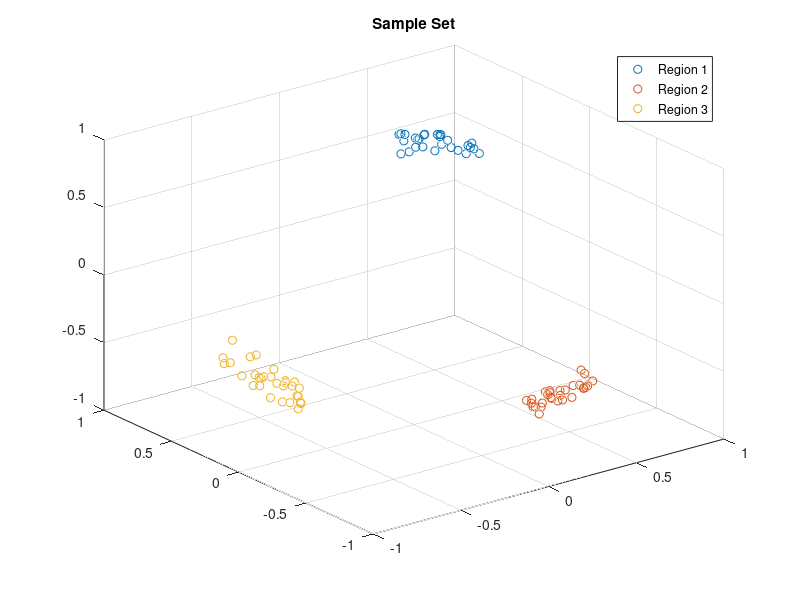
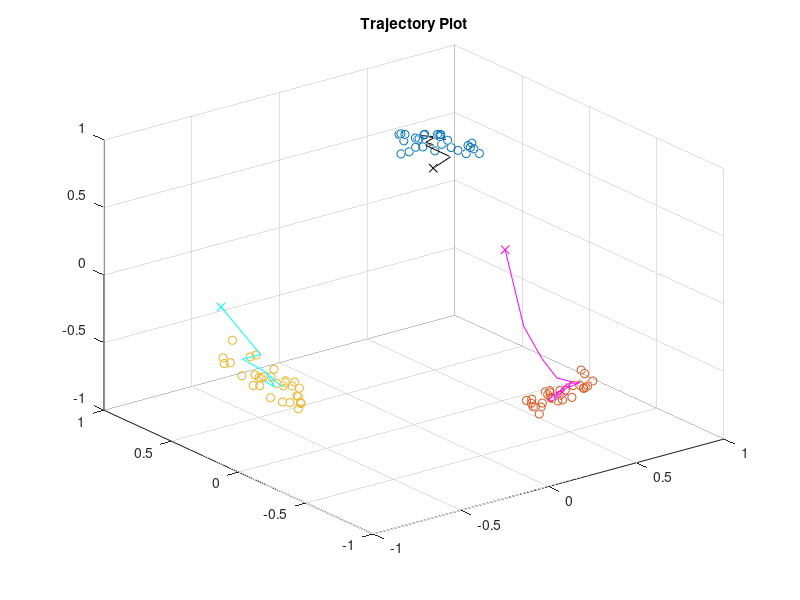

Write MATLAB code to recreate these figures, in order.
%Sezen Perçin - 2018401000
%Winner Takes All Network

%% 1 Creating the data points using the spherical coordinates
%region 1
theta=pi/6+rand(30,1)*(pi/6);
phi=pi/6+rand(30,1)*(pi/6);
r=1;
p1=[(r.*sin(theta).*cos(phi)) (r.*sin(theta).*sin(phi)) r.*cos(theta)];

%region 2
phi=10*pi/6+rand(30,1)*(pi/6);
theta=4*pi/6+rand(30,1)*(pi/6);
p2=[(r.*sin(theta).*cos(phi)) (r.*sin(theta).*sin(phi)) r.*cos(theta)];
%region 3
phi=4*pi/6+rand(30,1)*(pi/6);
theta=4*pi/6+rand(30,1)*(pi/6);
p3=[(r.*sin(theta).*cos(phi)) (r.*sin(theta).*sin(phi)) r.*cos(theta)];

%% 2 Plotting the sample vectors
figure(1)
scatter3(p1(:,1),p1(:,2),p1(:,3),'or');
hold on
title('Sample Set')
scatter3(p2(:,1),p2(:,2),p2(:,3),'og');
scatter3(p3(:,1),p3(:,2),p3(:,3),'ob');
legend('Region 1','Region 2','Region 3');
hold off;

%% 3 Initializing the weights:
%This Is a Secure Case For the Winning Operation
% w1=[1/sqrt(2);0;1/sqrt(2)];
% w2=[0;-1/sqrt(2);-1/sqrt(2)];
% w3=[-1/sqrt(2);1/sqrt(2);0];
% %constructing the weight matrix
% w=[w1 w2 w3];

%Randomly intitializing the weight vectors
phi=rand(1,1)*(2*pi);
theta=rand(1,1)*(pi);
w1=[(r.*sin(theta).*cos(phi)); (r.*sin(theta).*sin(phi)); r.*cos(theta)];
phi=rand(1,1)*(2*pi);
theta=rand(1,1)*(pi);
w2=[(r.*sin(theta).*cos(phi)); (r.*sin(theta).*sin(phi)); r.*cos(theta)];
phi=rand(1,1)*(2*pi);
theta=rand(1,1)*(pi);
w3=[(r.*sin(theta).*cos(phi)); (r.*sin(theta).*sin(phi)); r.*cos(theta)];
% constructing the weight matrix
w=[w1 w2 w3];

%% 4 Implementation
figure(2)
scatter3(p1(:,1),p1(:,2),p1(:,3),'or');
hold on
title('Trajectory Plot');
scatter3(p2(:,1),p2(:,2),p2(:,3),'og');
scatter3(p3(:,1),p3(:,2),p3(:,3),'ob');
plot3(w1(1),w1(2),w1(3),'kx')
plot3(w2(1),w2(2),w2(3),'mx')
plot3(w3(1),w3(2),w3(3),'cx')

%forming training set
trainset=[p1(1:27,:); p2(1:27,:); p3(1:27,:)];
%forming test set
testset=[p1(28:30,:); p2(28:30,:); p3(28:30,:)];
%shuffling the set for efficiency
trainset=trainset(randperm(size(trainset,1)),:);

%learning rate
lrate=0.5;
%looping over the training set
for mu=1:27
    %calculating the output
    y=w'*trainset(mu,:)';
    %finding the max value
    maxofy=max(y);
    %finding the winner unit
    winner=find(y==maxofy);
    %output of the system
    outputtrain=(y==maxofy);
    %calculating the delta using the update rule
    delta=lrate*[trainset(mu,:)'-w(:,winner)];
    %preparing to plot the change
    toplot=[w(:,winner)'; (w(:,winner)+delta)'];
    %plotting the trajectories
    if winner==1
        plot3(toplot(:,1),toplot(:,2),toplot(:,3),'k-');
    elseif winner==2
        plot3(toplot(:,1),toplot(:,2),toplot(:,3),'m-');
    elseif winner==3
        plot3(toplot(:,1),toplot(:,2),toplot(:,3),'c-');
    end
    %updating the weights
    w(:,winner)=w(:,winner)+delta;
    
end
hold off;



%Trying the test set
class=zeros(9:1);
outputtest=[];
%looping over the test set
for i=1:9
   %calculating the output
   ytest=w'*testset(i,:)';
   %classifying the region
   class(i)= find(ytest==max(ytest));
   %recording the system output and the region information
   outputtest=[outputtest  [(ytest==max(ytest)); class(i)]];
end